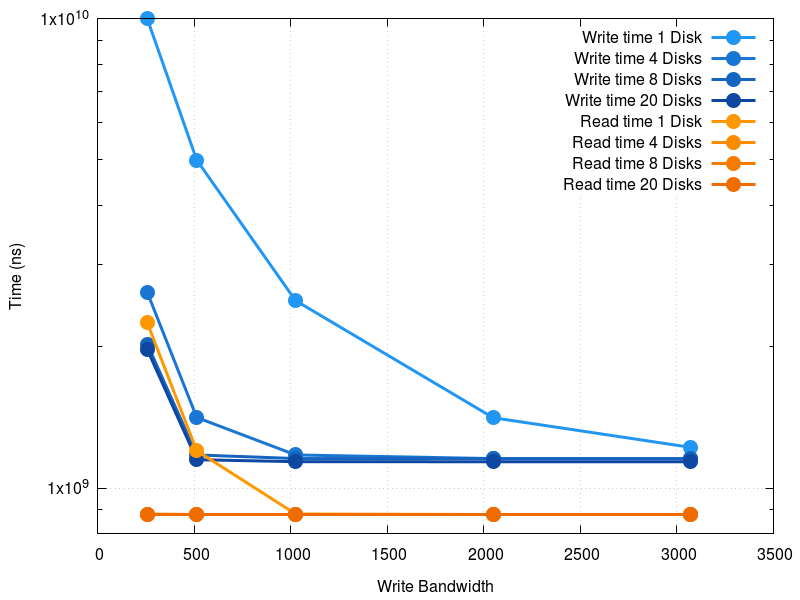

The gnuplot source for this figure:
# setting the range of the plot, auto by default
# set xrange [0:16]
set autoscale
set yrange [8e8:1e10]

# axis settings
# set title 'Disk Bandwidth Experiment'
set xlabel 'Write Bandwidth'
set ylabel 'Time (ns)'
set log y
# set log x
# set xtics rotate by 45 offset -4,-2

# set the legend on the top left corner
#set key left top

# style settings
set style line 1 linecolor rgb '#2196f3' linetype 1 linewidth 3 pt 7 ps 2
set style line 2 linecolor rgb '#ff9800' linetype 1 linewidth 3 pt 7 ps 2
set terminal pngcairo size 800,600 enhanced font 'Helvetica,12'
# set terminal svg size 800,600 fname 'Verdana' fsize 10
set grid

set output "plot.png"
plot 'results_1.dat' using 1:2 title 'Write time 1 Disk' with linespoints ls 1, \
     'results_4.dat' using 1:2 title 'Write time 4 Disks' with linespoints ls 1 lc rgb '#1976d2', \
     'results_8.dat' using 1:2 title 'Write time 8 Disks' with linespoints ls 1 lc rgb '#1565c0' ,\
     'results_20.dat' using 1:2 title 'Write time 20 Disks' with linespoints ls 1 lc rgb '#0d47a1' ,\
     'results_1.dat' using 1:3 title 'Read time 1 Disk' with linespoints ls 2, \
     'results_4.dat' using 1:3 title 'Read time 4 Disks' with linespoints ls 2 lc rgb '#fb8c00', \
     'results_8.dat' using 1:3 title 'Read time 8 Disks' with linespoints ls 2 lc rgb '#f57c00', \
     'results_20.dat' using 1:3 title 'Read time 20 Disks' with linespoints ls 2 lc rgb '#ef6c00',


